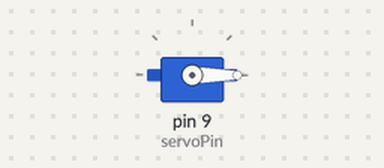
A sketch run on a simulated Arduino Uno, built with avr-gcc and run on an emulated ATmega328P. On the bench: servo.

Above: at 0.05 s.
At 2.05 s:
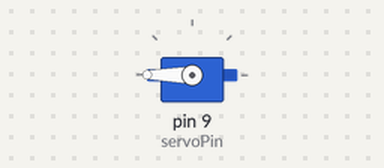
At 4.0 s:
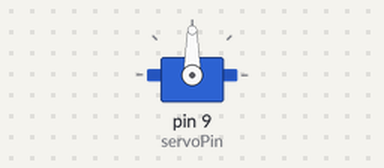
Timing chart, 0 to 5.2 s (numbered marks = the images above):
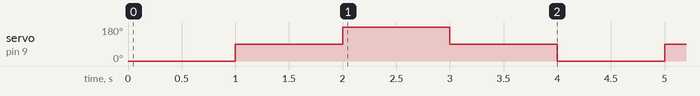

Measured:
- by itself, servo on pin 9 (servoPin): repeats every 4.0 s: 180° 1.0 s, 90° 1.0 s, 0° 1.0 s, 90° 1.0 s

The sketch:

micro-servo.ino
```cpp
#include <Servo.h>

Servo myServo;  // create a servo object
int servoPin = 9;  // define the pin the servo is connected to

void setup() {
  myServo.attach(servoPin);  // attaches the servo on pin 9 to the servo object
}

void loop() {
  // Move the servo to 0 degrees
  myServo.write(0);
  delay(1000);  // wait for 1 second

  // Move the servo to 90 degrees
  myServo.write(90);
  delay(1000);  // wait for 1 second

  // Move the servo to 180 degrees
  myServo.write(180);
  delay(1000);  // wait for 1 second

  // Move the servo back to 90 degrees
  myServo.write(90);
  delay(1000);  // wait for 1 second
}
```
